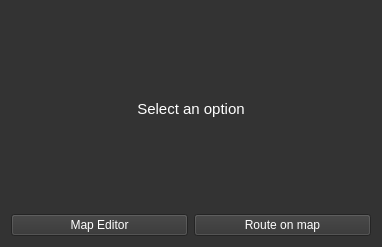
<?xml version="1.0" encoding="UTF-8"?>
<ui version="4.0">
 <class>MainWindow</class>
 <widget class="QWidget" name="MainWindow">
  <property name="geometry">
   <rect>
    <x>0</x>
    <y>0</y>
    <width>382</width>
    <height>247</height>
   </rect>
  </property>
  <property name="windowTitle">
   <string>MainWindow</string>
  </property>
  <property name="styleSheet">
   <string notr="true">background-color: #333333;
color: #ffffff</string>
  </property>
  <layout class="QGridLayout" name="gridLayout_2">
   <item row="0" column="0">
    <layout class="QGridLayout" name="gridLayout">
     <item row="0" column="0" colspan="2">
      <widget class="QLabel" name="label">
       <property name="mouseTracking">
        <bool>true</bool>
       </property>
       <property name="styleSheet">
        <string notr="true">font-size: 11pt;</string>
       </property>
       <property name="text">
        <string>&lt;html&gt;&lt;head/&gt;&lt;body&gt;&lt;p align=&quot;center&quot;&gt;Select an option&lt;/p&gt;&lt;/body&gt;&lt;/html&gt;</string>
       </property>
      </widget>
     </item>
     <item row="1" column="0">
      <widget class="QPushButton" name="button_Edit">
       <property name="styleSheet">
        <string notr="true">font-size: 9pt;</string>
       </property>
       <property name="text">
        <string>Map Editor</string>
       </property>
      </widget>
     </item>
     <item row="1" column="1">
      <widget class="QPushButton" name="button_Map">
       <property name="styleSheet">
        <string notr="true">font-size: 9pt;</string>
       </property>
       <property name="text">
        <string>Route on map</string>
       </property>
      </widget>
     </item>
    </layout>
   </item>
  </layout>
 </widget>
 <resources/>
 <connections/>
</ui>
